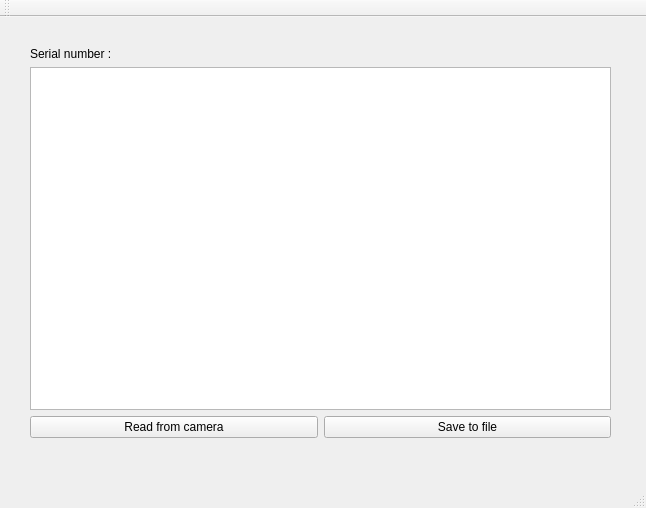
<?xml version="1.0" encoding="UTF-8"?>
<ui version="4.0">
 <class>MainWindow</class>
 <widget class="QMainWindow" name="MainWindow">
  <property name="geometry">
   <rect>
    <x>0</x>
    <y>0</y>
    <width>646</width>
    <height>508</height>
   </rect>
  </property>
  <property name="windowTitle">
   <string>MainWindow</string>
  </property>
  <widget class="QWidget" name="centralWidget">
   <widget class="QWidget" name="">
    <property name="geometry">
     <rect>
      <x>20</x>
      <y>20</y>
      <width>601</width>
      <height>411</height>
     </rect>
    </property>
    <layout class="QVBoxLayout" name="verticalLayout">
     <property name="leftMargin">
      <number>10</number>
     </property>
     <property name="topMargin">
      <number>10</number>
     </property>
     <property name="rightMargin">
      <number>10</number>
     </property>
     <property name="bottomMargin">
      <number>10</number>
     </property>
     <item>
      <widget class="QLabel" name="snLabel">
       <property name="text">
        <string>Serial number :</string>
       </property>
      </widget>
     </item>
     <item>
      <widget class="QTextEdit" name="readText">
       <property name="readOnly">
        <bool>true</bool>
       </property>
      </widget>
     </item>
     <item>
      <layout class="QHBoxLayout" name="horizontalLayout">
       <item>
        <widget class="QPushButton" name="readButton">
         <property name="text">
          <string>Read from camera</string>
         </property>
        </widget>
       </item>
       <item>
        <widget class="QPushButton" name="saveButton">
         <property name="text">
          <string>Save to file</string>
         </property>
        </widget>
       </item>
      </layout>
     </item>
    </layout>
   </widget>
  </widget>
  <widget class="QMenuBar" name="menuBar">
   <property name="geometry">
    <rect>
     <x>0</x>
     <y>0</y>
     <width>646</width>
     <height>26</height>
    </rect>
   </property>
  </widget>
  <widget class="QToolBar" name="mainToolBar">
   <attribute name="toolBarArea">
    <enum>TopToolBarArea</enum>
   </attribute>
   <attribute name="toolBarBreak">
    <bool>false</bool>
   </attribute>
  </widget>
  <widget class="QStatusBar" name="statusBar"/>
 </widget>
 <layoutdefault spacing="6" margin="11"/>
 <resources/>
 <connections/>
</ui>
